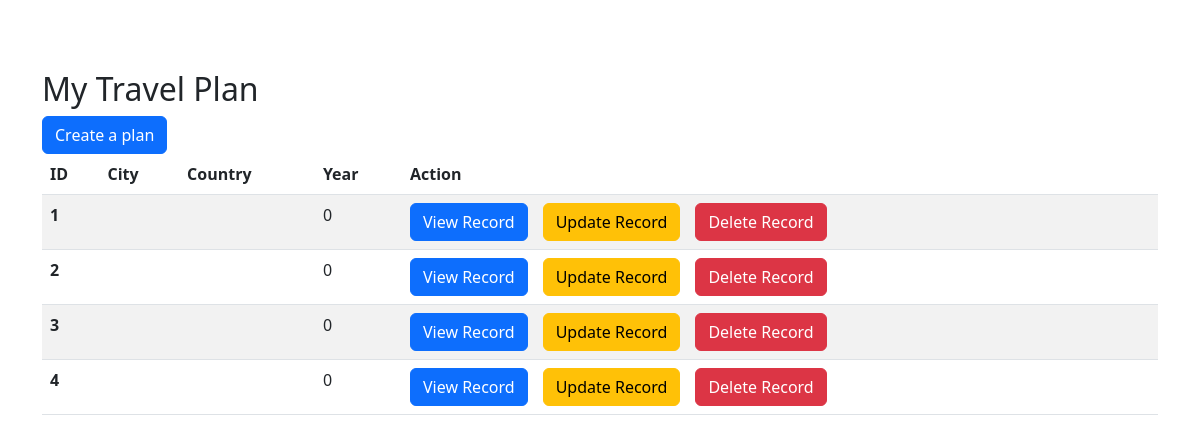
Before: / with the older database file.
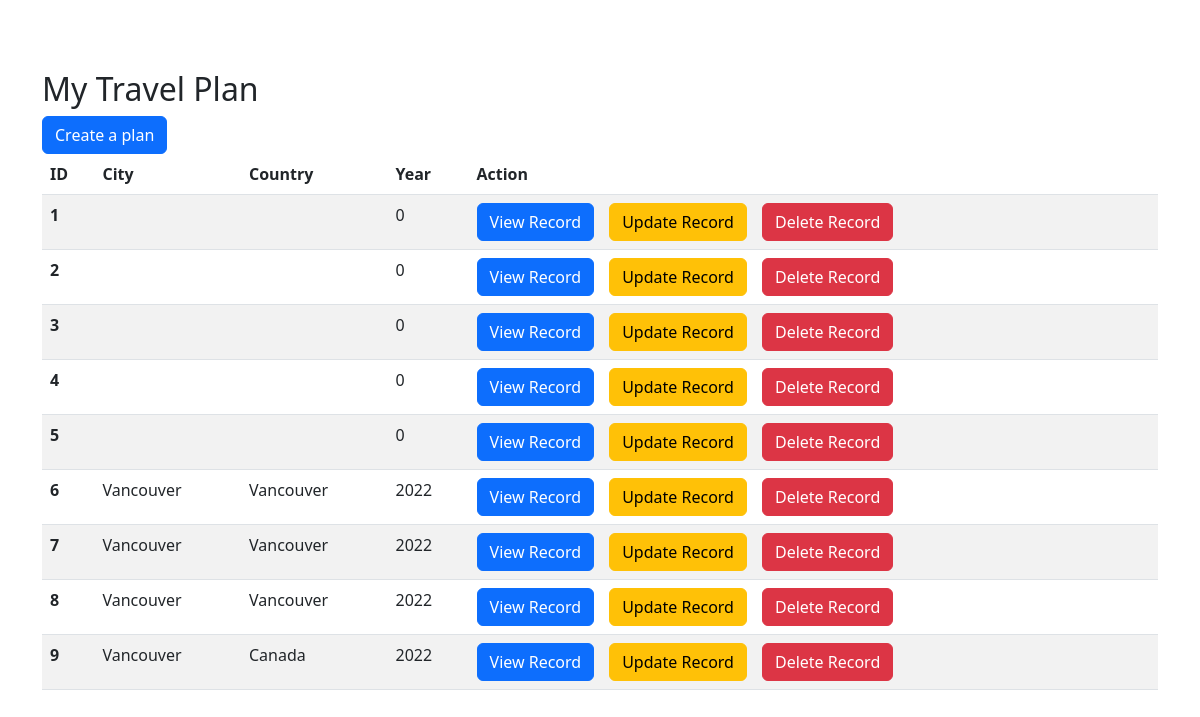
After: the same page with the newer database file.
### tables this page shows
CREATE TABLE `travelplan` (
  `ID` int(8) NOT NULL,
  `City` varchar(32) NOT NULL,
  `Country` varchar(32) NOT NULL,
  `Year` int(4) NOT NULL
);

### index.php (the view, shortened to what this page needs)
<?php
require_once "config.php";
?>
<!DOCTYPE html>
<html lang="en">
<head>
    <link href="https://cdn.jsdelivr.net/npm/bootstrap@5.2.3/dist/css/bootstrap.min.css" rel="stylesheet">
</head>
<body>
    <div class="container">
    <h2>My Travel Plan</h2>
    <a href="create.php" class="btn btn-primary">Create a plan</a>
<table class="table table-striped">
  <thead>
    <tr>
      <th scope="col">ID</th>
      <th scope="col">City</th>
      <th scope="col">Country</th>
      <th scope="col">Year</th>
      <th scope="col">Action</th>
    </tr>
  </thead>
  <?php
  $sql = "SELECT * FROM travelplan";
  if ($result = mysqli_query($conn, $sql)){
      echo "<tbody>";
    while ($row = mysqli_fetch_array($result)){
          $id = $row['ID'];
          $city = $row['City'];
          $country = $row['Country'];
          $year = $row['Year'];
          echo "<tr>";
          echo "<th scope='row'>". $id ."</th>";
          echo "<td>". $city ."</td>";
          echo "<td>". $country ."</td>";
          echo "<td>". $year ."</td>";
          echo "<td>";
          echo '<a href="read.php?id=' . $id . '" class="mr-3 btn btn-primary" title="View Record" data-toggle="tooltip">View Record</a>';
          echo '<a href="update.php?id=' . $id . '" class="mr-3 btn btn-warning" title="Update Record" data-toggle="tooltip">Update Record</a>';
          echo '<a href="delete.php?id=' . $id . '" class="btn btn-danger" title="Delete Record" data-toggle="tooltip">Delete Record</a>';
          echo "</td>";
        echo "</tr>";
    }
    echo "</tbody>";
  }
  ?>
</table>
</div>
</body>
</html>

### index.php (style rules this page uses)
body { margin-top: 70px; }
.btn { margin-right: 15px !important; }

Changed rows visible on the page:
added travelplan: ID "5", Year "0"
added travelplan: ID "6", City "Vancouver", Country "Vancouver", Year "2022"
added travelplan: ID "7", City "Vancouver", Country "Vancouver", Year "2022"
added travelplan: ID "8", City "Vancouver", Country "Vancouver", Year "2022"
added travelplan: ID "9", City "Vancouver", Country "Canada", Year "2022"
